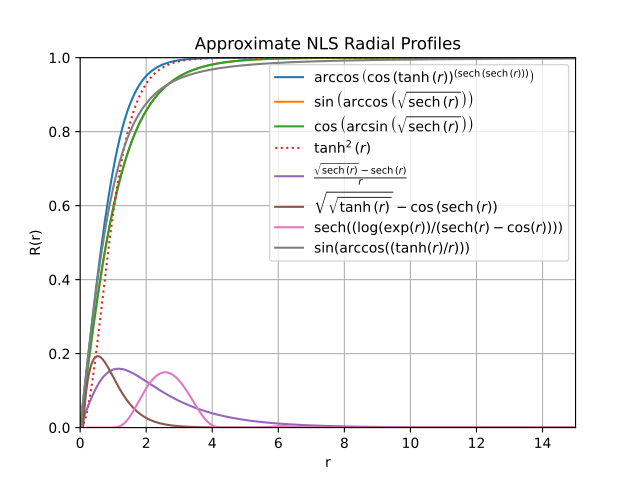

Here is the Python script that generated this plot:
import numpy as np
import matplotlib.pyplot as plt
import sympy as sp
import os

# Define the symbol
x = sp.symbols('x')

# Define the expressions
expr1 = sp.acos(sp.cos(sp.tanh(x))**(sp.sech(sp.sech(x))))
expr2 = sp.sin(sp.acos(sp.sqrt(sp.sech(x))))
expr3 = sp.cos(sp.asin(sp.sqrt(sp.sech(x))))
expr4 = sp.tanh(x)**2
expr5 = (sp.sqrt(sp.sech(x)) - sp.sech(x))/x
expr6 = sp.sqrt(sp.sqrt(sp.tanh(x))) - sp.cos(sp.sech(x))
expr7 = sp.sech((sp.log(sp.exp(x))/(sp.sech(x) - sp.cos(x))))
expr8 = sp.sin(sp.acos(sp.tanh(x)/x))

# Convert to lambdified functions for numerical evaluation
f1 = sp.lambdify(x, expr1, "numpy")
f2 = sp.lambdify(x, expr2, "numpy")
f3 = sp.lambdify(x, expr3, "numpy")
f4 = sp.lambdify(x, expr4, "numpy")
f5 = sp.lambdify(x, expr5, "numpy")
f6 = sp.lambdify(x, expr6, "numpy")
f7 = sp.lambdify(x, expr7, "numpy")
f8 = sp.lambdify(x, expr8, "numpy")

# Define the range for x
x_vals = np.linspace(0, 15, 400)  # Avoid division by zero for expr5 and expr8

# Evaluate the expressions
y1 = f1(x_vals)
y2 = f2(x_vals)
y3 = f3(x_vals)
y4 = f4(x_vals)
y5 = f5(x_vals)
y6 = f6(x_vals)
y7 = f7(x_vals)
y8 = f8(x_vals)

# Plot the expressions

plt.plot(x_vals, y1, label=r'$ \arccos\left(\cos\left(\tanh\left(r\right)\right)^{\left(\operatorname{sech}\left(\operatorname{sech}\left(r\right)\right)\right)}\right) $')
plt.plot(x_vals, y2, label=r'$ \sin\left(\arccos\left(\sqrt{\operatorname{sech}\left(r\right)}\right)\right) $')
plt.plot(x_vals, y3, label=r'$ \cos\left(\arcsin\left(\sqrt{\operatorname{sech}\left(r\right)}\right)\right) $')
plt.plot(x_vals, y4, label=r'$ \tanh^{2}\left(r\right) $', linestyle = ":")
plt.plot(x_vals, y5, label=r'$ \frac{\sqrt{\operatorname{sech}\left(r\right)}-\operatorname{sech}\left(r\right)}{r} $')
plt.plot(x_vals, y6, label=r'$ \sqrt{\sqrt{\tanh\left(r\right)}}-\cos\left(\operatorname{sech}\left(r\right)\right) $')
plt.plot(x_vals, y7, label=r'$ \operatorname{sech}((\log(\exp(r))/(\operatorname{sech}(r)-\cos(r)))) $')
plt.plot(x_vals, y8, label=r'$ \sin(\arccos((\tanh(r)/r))) $')

plt.xlim(0, 15)
plt.ylim(0, 1)

plt.xlabel('r')
plt.ylabel('R(r)')
plt.legend(loc='best')
plt.title('Approximate NLS Radial Profiles')
plt.grid(True)
plt.savefig("Approximate_NLS_Radial_Profiles.svg")
os.system("rsvg-convert -f pdf -o Approximate_NLS_Radial_Profiles.pdf Approximate_NLS_Radial_Profiles.svg")
os.system("rm Approximate_NLS_Radial_Profiles.svg")
os.system("open Approximate_NLS_Radial_Profiles.pdf")
